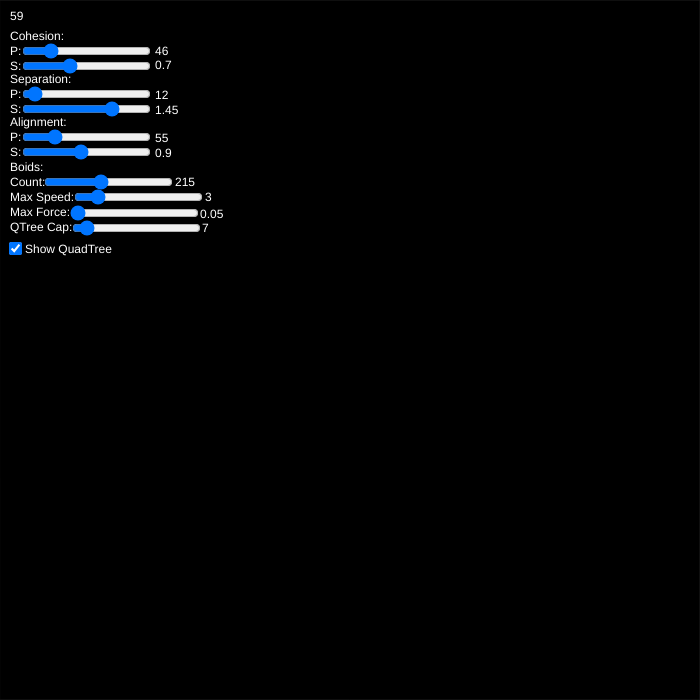
Frame 1 (no input)
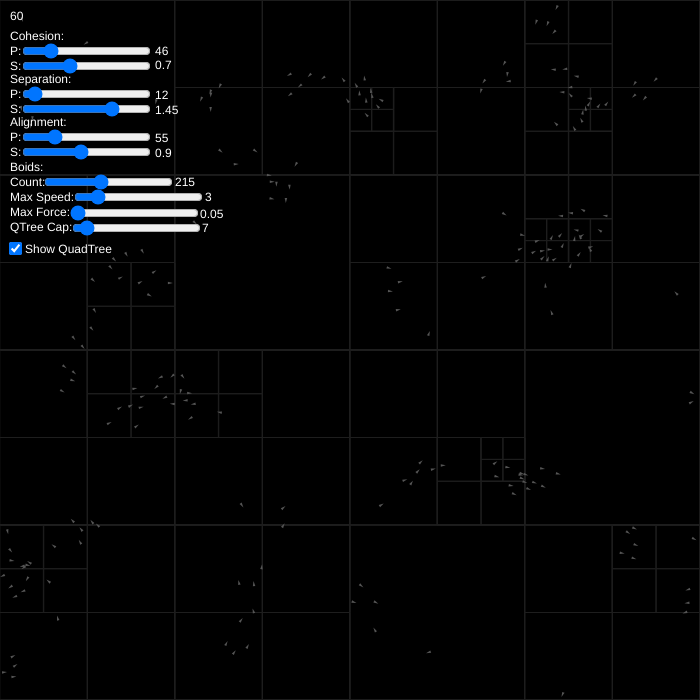
Frame 60 (no input)
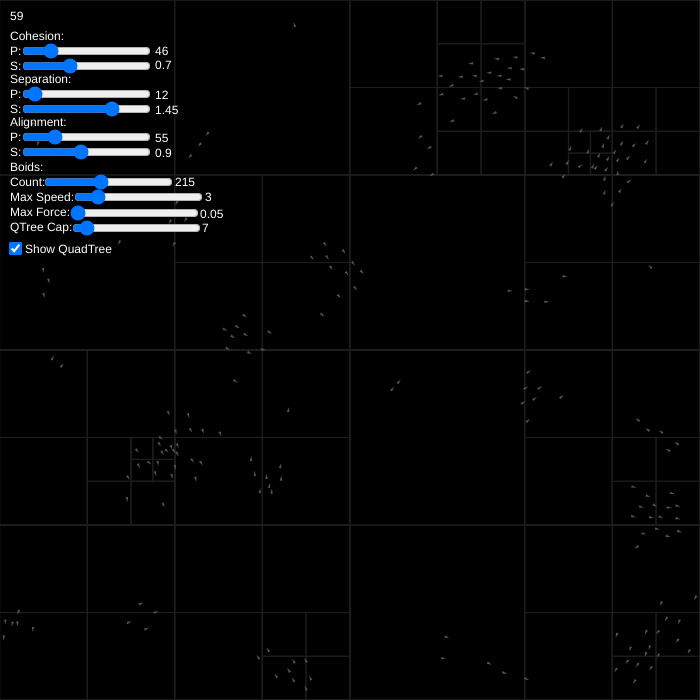
Frame 120 (the mouse pressed at the canvas centre since frame 60)

The p5.js sketch that drew these frames (run headless with seeded random() and noise() and a simulated clock; from frame 60 on, the mouse is pressed at the canvas centre):

// p5.js sketch
// ── sketch.js
let flock
let cohPerS,
    cohStrS,
    sepPerS,
    sepStrS,
    aliPerS,
    aliStrS,
    boidCount,
    treeCap,
    maxS,
    maxF,
    showTree,
    showUi

function setup() {
  createCanvas(700, 700)
  flock = new Flock()
  fill(85)
  noStroke()
  cohPerS = createSlider(0, 250, 46, 1).position(20, 41)
  cohStrS = createSlider(0, 2, 0.7, 0.05).position(20, 56)
  sepPerS = createSlider(0, 250, 12, 1).position(20, 84)
  sepStrS = createSlider(0, 2, 1.45, 0.05).position(20, 99)
  aliPerS = createSlider(0, 250, 55, 1).position(20, 127)
  aliStrS = createSlider(0, 2, 0.9, 0.05).position(20, 142)
  boidCount = createSlider(0, 500, 215, 1).position(42, 172)
  maxS = createSlider(1, 15, 3, 1).position(72, 187)
  maxF = createSlider(0.05, 1, 0.0625, 0.05).position(68, 203)
  treeCap = createSlider(1, 100, 7, 1).position(70, 218)
  showTree = createCheckbox("", true).position(5, 239)
  showTree.changed(treeVis)
  showUi = createCheckbox("Show UI", true)
  showUi.changed(sliderPos)
}

function renderUi() {
    text("Cohesion:\nP:\nS:", 10, 40)
    text(cohPerS.value(), 155, 55)
    text(cohStrS.value(), 155, 69)

    text("Separation:\nP:\nS:", 10, 83)
    text(sepPerS.value(), 155, 99)
    text(sepStrS.value(), 155, 114)

    text("Alignment:\nP:\nS:", 10, 126)
    text(aliPerS.value(), 155, 142)
    text(aliStrS.value(), 155, 157)

    text("\nBoids:\nCount:\nMax Speed:\nMax Force:\nQTree Cap:", 10, 156)
    text(boidCount.value(), 175, 186)
    text(maxS.value(), 205, 201)
    text(maxF.value(), 200, 218)
    text(treeCap.value(), 202, 232)
    text("Show QuadTree", 25, 253)

    
}


function draw() {
  background(0)
  flock.flock(cohPerS.value(), 
              cohStrS.value(), 
              sepPerS.value(), 
              sepStrS.value(),  
              aliPerS.value(), 
              aliStrS.value()) // Cohesion, Separation, Alignment
  flock.flockSize(boidCount.value())
  flock.treeCap(treeCap.value())
  flock.setSizeAndMaxForce(maxS.value(), maxF.value())
  push()
  fill(255)
  text(int(frameRate()), 10, 20)
  if(showUi.checked()) {
    renderUi()
  }
  pop()
}

function treeVis() {
  if(this.checked()) {
    flock.showTree(true)
  } else {
    flock.showTree(false)
  }
}

function sliderPos() {
  if(this.checked()) {
    cohPerS.position(20, 41)
    cohStrS.position(20, 56)
    sepPerS.position(20, 84)
    sepStrS.position(20, 99)
    aliPerS.position(20, 127)
    aliStrS.position(20, 142)
    boidCount.position(42, 172)
    maxS.position(72, 187)
    maxF.position(68, 203)
    treeCap.position(70, 218)
    showTree.position(5, 240)
  } else {
    cohPerS.position(width + 10, 0)
    cohStrS.position(width + 10, 0)
    sepPerS.position(width + 10, 0)
    sepStrS.position(width + 10, 0)
    aliPerS.position(width + 10, 0)
    aliStrS.position(width + 10, 0)
    boidCount.position(width + 10, 0)
    maxS.position(width + 10, 0)
    maxF.position(width + 10, 0)
    treeCap.position(width + 10, 0)
    showTree.position(width + 10, 0)
  }
}
// ── boid.js
function Boid() {
    this.pos = createVector(random(width), random(height))
    this.vel = p5.Vector.random2D()
    this.acc = createVector()
    this.maxspeed = 3
    this.maxforce = 0.0625
    this.r = 2.5
}
Boid.prototype.applyForce = function(force) {
    this.acc.add(force)
    return this
}
Boid.prototype.update = function() {
    this.vel.add(this.acc)
    this.vel.limit(this.maxspeed)
    this.pos.add(this.vel)
    this.acc.mult(0)

    if(this.pos.x > width) {
        this.pos.x = 0
    } else if(this.pos.x < -this.r) {
        this.pos.x = width
    }
    if(this.pos.y > height) {
        this.pos.y = 0
    } else if(this.pos.y < -this.r) {
        this.pos.y = height
    }
    return this
}
Boid.prototype.show = function() {
    push()
    translate(this.pos.x, this.pos.y)
    rotate(this.vel.heading() - radians(90))
    triangle(-this.r / 2, 0, this.r / 2, 0, 0, this.r * 2)
    pop()
    return this
}
Boid.prototype.run = function() {
    this.update().show()
}
Boid.prototype.cohesion = function(mvrs) {
    let avg = createVector()

    for(let i = 0; i < mvrs.length; i++) {
        let mvr = mvrs[i]
        if(mvr != this) {
            avg.add(mvr.pos)
        }
    }

    if(mvrs.length > 1) {
        avg.div(mvrs.length - 1)

        const des = p5.Vector.sub(avg, this.pos)
        des.setMag(this.maxspeed)

        const str = p5.Vector.sub(des, this.vel)
        str.limit(this.maxforce)

        return str
    } else {
        return createVector()
    }
}
Boid.prototype.alignment = function(mvrs) {
    let heading = createVector()

    for(let i = 0; i < mvrs.length; i++) {
        let mvr = mvrs[i]
        if(mvr != this) {
            heading.add(mvr.vel)
        }
    }

    if(mvrs.length > 1) {
        heading.setMag(this.maxspeed)
        heading.sub(this.vel) 
        heading.limit(this.maxforce)
        return heading
    } else {
        return createVector()
    }
}
Boid.prototype.separation = function(mvrs) {
    let away = createVector()

    for(let i = 0; i < mvrs.length; i++) {
        let mvr = mvrs[i]
        let dist = p5.Vector.dist(this.pos, mvr.pos)
        if(dist > 0) {
            let diff = p5.Vector.sub(this.pos, mvr.pos)
            diff.normalize()
            diff.div(dist)
            away.add(diff)
        }
    }
    if(mvrs.length > 1) {
        away.setMag(this.maxspeed)
        away.sub(this.vel)
        away.limit(this.maxforce)
        return away
    } else {
        return createVector()
    }
}
Boid.prototype.flock = function(mvrTree, cP, cS, sP, sS, aP, aS) {
    let cMvrs = mvrTree.query(new Circle(this.pos.x, this.pos.y, cP))
    let sMvrs = mvrTree.query(new Circle(this.pos.x, this.pos.y, sP))
    let aMvrs = mvrTree.query(new Circle(this.pos.x, this.pos.y, aP))

    let coh = this.cohesion(cMvrs).mult(cS)
    let sep = this.separation(sMvrs).mult(sS)
    let ali = this.alignment(aMvrs).mult(aS)

    this.applyForce(coh)
    this.applyForce(sep)
    this.applyForce(ali)
}
// ── flock.js
function Flock() {
    this.size = 0
    this.boids = []
    this.maxspeed = 3
    this.maxforce = 0.0625
    this.drawTree = true
    this.boidTree = new QuadTree(new Rect(width / 2, height / 2, width / 2, height / 2), 75)
}
Flock.prototype.push = function() {
    this.boids.push(new Boid())
    this.size++
    return this
}
Flock.prototype.pop = function() {
    this.boids.splice(this.boids.length - 1)
    this.size--
    return this
}
Flock.prototype.flock = function(cP, cS, sP, sS, aP, aS) {
    
    this.boidTree.buildTree(this.boids)
    if(this.drawTree) {
        this.boidTree.show()
    }

    for(let i = 0; i < this.boids.length; i++) {
        let boid = this.boids[i]
        boid.flock(this.boidTree, cP, cS, sP, sS, aP, aS)
        boid.run()
    }
    return this
}
Flock.prototype.treeCap = function(newCap) {
    if(this.boidTree.capacity != newCap) {
        this.boidTree.setCapacity(newCap)
    }
    return this
}
Flock.prototype.flockSize = function(numberOfBoids) {
    if(this.size != numberOfBoids) {
        if(this.size > numberOfBoids) {
            while(this.size > numberOfBoids) {
                this.pop()
            }
        } else {
            while(this.size < numberOfBoids) {
                this.push()
            }
        }
    }
}
Flock.prototype.showTree = function(bool) {
    this.drawTree = bool
}
Flock.prototype.setSizeAndMaxForce = function(newMaxS, newMaxF) {
    if(newMaxS != this.maxspeed) {
        for(let b of this.boids) {
            b.maxspeed = newMaxS
            this.maxspeed = newMaxS
        }
    }
    if(newMaxF != this.maxforce) {
        for(let b of this.boids) {
            b.maxforce = newMaxF
            this.maxforce = newMaxF
        }
    }
}
// ── quadtree.js
function QuadTree(boundary, capacity) {
    this.bounds = boundary
    this.capacity = capacity
    this.points = []
    this.NW
    this.NE
    this.SW
    this.SE
    this.divided = false
}
QuadTree.prototype.subdivide = function() {
    const x = this.bounds.x, y = this.bounds.y, w = this.bounds.w, h = this.bounds.h
    let NW = new Rect(x - w / 2, y - h / 2, w / 2, h / 2)
    this.NW = new QuadTree(NW, this.capacity)
    let NE = new Rect(x + w / 2, y - h / 2, w / 2, h / 2)
    this.NE = new QuadTree(NE, this.capacity)
    let SW = new Rect(x - w / 2, y + h / 2, w / 2, h / 2)
    this.SW = new QuadTree(SW, this.capacity)
    let SE = new Rect(x + w / 2, y + h / 2, w / 2, h / 2)
    this.SE = new QuadTree(SE, this.capacity)
    this.divided = true
}
QuadTree.prototype.insert = function(point) {
    if(!this.bounds.contains(point)) {
        return false
    }

    if(this.divided) {
        if(this.NW.insert(point)) {
            return true
        } else if(this.NE.insert(point)) {
            return true
        } else if(this.SW.insert(point)) {
            return true
        } else if(this.SE.insert(point)) {
            return true
        }
    } else {
        this.points.push(point)
        if(this.points.length > this.capacity) {
            this.subdivide()
            for(let i = 0; i < this.points.length; i++) {
                let pnt = this.points[i]
                if(this.NW.insert(pnt)) {
                    continue
                } else if(this.NE.insert(pnt)) {
                    continue
                } else if(this.SW.insert(pnt)) {
                    continue
                } else if(this.SE.insert(pnt)) {
                    continue
                }
            }
            this.points = []
            return true
        }
    }
}
QuadTree.prototype.show = function() {
    this.bounds.show()
    if(this.divided) {
        this.NW.show()
        this.NE.show()
        this.SW.show()
        this.SE.show()
    }
}
QuadTree.prototype.query = function(range, found) {
    if(!found) {
        found = []
    }

    if(!this.bounds.intersects(range)) {
        return null
    } else {
        if(this.divided) {
            this.NW.query(range, found)
            this.NE.query(range, found)
            this.SW.query(range, found)
            this.SE.query(range, found)
        } else {
            for(let i = 0; i < this.points.length; i++) {
                let p = this.points[i]
                if(range.contains(p)) {
                    found.push(p)
                }
            }
        }
    }

    return found
}
QuadTree.prototype.clear = function() {
    this.points = []
    this.NW = null
    this.NE = null
    this.SW = null
    this.SE = null
    this.divided = false
}
QuadTree.prototype.buildTree = function(points) {
    this.clear()
    for(let i = 0; i < points.length; i++) {
        let point = points[i]
        this.insert(point)
    }
}
QuadTree.prototype.setCapacity = function(newCap) {
    this.capacity = newCap
    let pnts = this.query(this.bounds)
    this.buildTree(pnts)
}

function Rect(x, y, w, h) {
    this.x = x
    this.y = y
    this.w = w
    this.h = h
}
Rect.prototype.contains = function(point) {
    return !(abs(point.pos.x - this.x) > this.w || 
             abs(point.pos.y - this.y) > this.h)
}
Rect.prototype.intersects = function(other) {
    if(other.r) {
        return !(abs(this.x - other.x) > this.w + other.r || 
                 abs(this.y - other.y) > this.h + other.r)
    }
    return !(abs(this.x - other.x) > this.w + other.w || 
             abs(this.y - other.y) > this.h + other.h)
}
Rect.prototype.show = function() {
    push()
    noFill()
    // strokeWeight(1)
    stroke(30)
    rectMode(RADIUS)
    translate(this.x, this.y)
    rect(0, 0, this.w, this.h)
    pop()
}

function Circle(x, y, r) {
    this.x = x
    this.y = y
    this.r = r
}
Circle.prototype.contains = function(point) {
    let dx = abs(point.pos.x - this.x)
    if(dx > this.r) {
        return false
    }
    let dy = abs(point.pos.y - this.y)
    if(dy > this.r) {
        return false
    }
    if(dx + dy <= this.r) {
        return true
    }
    return (dx*dx) + (dy*dy) <= (this.r * this.r)
}
